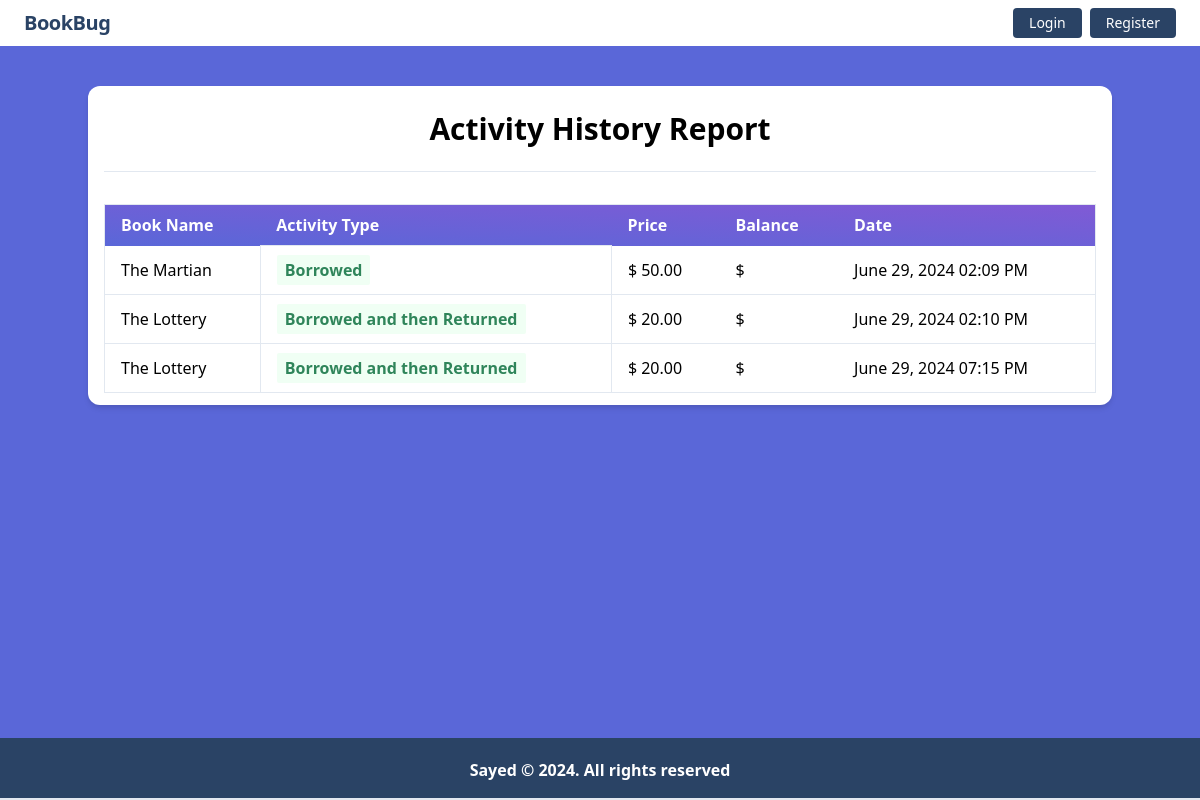
Page /activity/activity_report/2/ on the committed database.
### activity/models.py (models this page shows, shortened)
class Activity(models.Model):
    user = models.ForeignKey(User, related_name='activity_user', on_delete=models.CASCADE)
    book = models.ForeignKey(Book, related_name='activity_book', on_delete=models.CASCADE)
    activity_type = models.CharField(max_length=10)
    balance_after_activity = models.DecimalField(max_digits=12, decimal_places=2, null=True, blank=True)
    created_on = models.DateTimeField(auto_now_add=True)
    class Meta:
        ordering = ['created_on',]   # sorting activities by timestamp

### book/models.py (models this page shows, shortened)
class Book(models.Model):
    book_name = models.CharField(max_length=100)
    category_name = models.ForeignKey(Category, related_name='category', on_delete=models.CASCADE)
    author = models.CharField(max_length=100, null=True, blank=True)
    description = models.TextField()
    price = models.IntegerField()
    quantity = models.IntegerField()
    image = models.ImageField(upload_to='book/media/uploads/', blank = True, null = True)

### activity/views.py (the view)
# urls.py: path('activity_report/<int:user_id>/', activity_report, name='activity_report'),
def activity_report(request, user_id):
    current_user = User.objects.get(pk = user_id)
    target_activities = Activity.objects.filter(
        user = current_user,
    )
    print(target_activities.count())
    return render(request, 'activity_report.html', {'data': target_activities})

### activity/templates/activity_report.html (shortened to what this page needs)
{% extends 'base.html' %}
{% load humanize %}
{% block content %}
<div class="my-10 py-3 px-4 bg-white rounded-xl shadow-md">
  <h1 class="font-bold text-3xl text-center pb-5 pt-2">
    Activity History Report
  </h1>
  <hr />
  <table
    class="table-auto mx-auto w-full px-5 rounded-xl mt-8 border dark:border-neutral-500"
  >
    <thead class="bg-purple-900 text-white text-left">
      <tr
        class="bg-gradient-to-tr from-indigo-600 to-purple-600 rounded-md py-2 px-4 text-white font-bold"
      >
        <th class="px-4 py-2">Book Name</th>
        <th class="px-4 py-2">Activity Type</th>
        <th class="px-4 py-2">Price</th>
        <th class="px-4 py-2">Balance</th>
        <th class="px-4 py-2">Date</th>
      </tr>
    </thead>
    <tbody>
      {% for activity in data %}
      <tr class="border-b dark:border-neutral-500">
        <td class="px-4 py-2">{{ activity.book.book_name }}</td>
        <td class="px-4 py-3 text-s border">
          <span
            class="px-2 py-1 font-bold leading-tight rounded-sm text-green-700 bg-green-100"
          >
            {% if activity.activity_type == 'Returned' %} Borrowed and then Returned
            {% else %} {{activity.activity_type}} {% endif %}
          </span>
        </td>
        <td class="px-4 py-2">
          $ {{ activity.book.price|floatformat:2|intcomma }}
        </td>
        <td class="px-4 py-2">
          $ {{ activity.balance_after_activity|floatformat:2|intcomma }}
        </td>
        <td class="px-4 py-2">{{ activity.created_on|date:"F d, Y h:i A" }}</td>
      </tr>
      {% endfor %}
    </tbody>
  </table>
</div>
{% endblock %}

### rows in the picture
Activity: book.book_name "The Martian", activity_type "Borrowed", book.price "50.00", created_on "June 29, 2024 02:09 PM"
Activity: book.book_name "The Lottery", activity_type "Borrowed and then Returned", book.price "20.00", created_on "June 29, 2024 02:10 PM"
Activity: book.book_name "The Lottery", activity_type "Borrowed and then Returned", book.price "20.00", created_on "June 29, 2024 07:15 PM"
